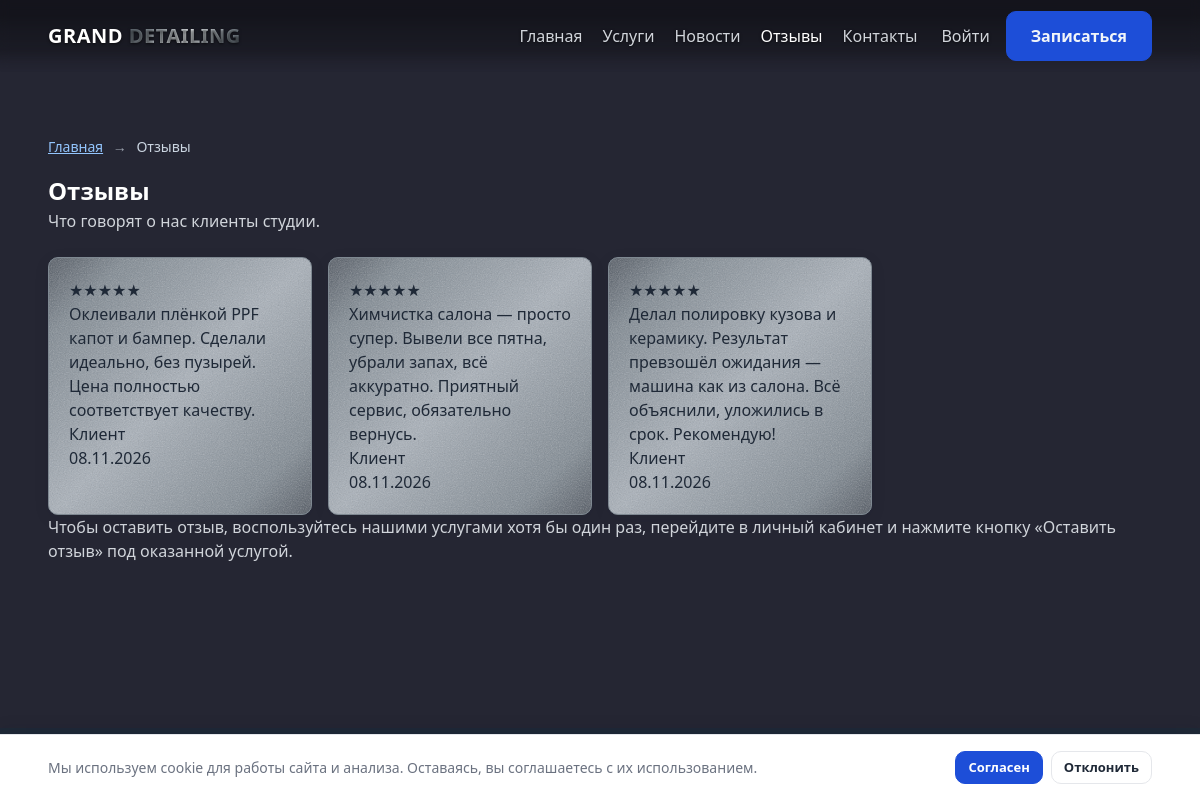
The app's page /reviews with its own data.
### tables this page shows
CREATE TABLE reviews (
    id           INT UNSIGNED     NOT NULL AUTO_INCREMENT,
    user_id      INT UNSIGNED     NULL,
    booking_id   INT UNSIGNED     NULL,
    rating       TINYINT UNSIGNED NOT NULL DEFAULT 5,
    text         TEXT             NULL,
    is_published TINYINT(1)       NOT NULL DEFAULT 0,
    created_at   DATETIME         NOT NULL DEFAULT CURRENT_TIMESTAMP,
    PRIMARY KEY (id),
    KEY idx_reviews_published (is_published),
    KEY idx_reviews_user (user_id),
    KEY idx_reviews_booking (booking_id),
    CONSTRAINT fk_reviews_user FOREIGN KEY (user_id) REFERENCES users (id) ON DELETE SET NULL,
    CONSTRAINT fk_reviews_booking FOREIGN KEY (booking_id) REFERENCES bookings (id) ON DELETE SET NULL
);

### src/Core/View.php (called while the page is built, shortened)
<?php
class View
{
    public static function render(string $view, array $data = []): void
    {
        extract($data, EXTR_SKIP);
        $view = basename($view);
        $viewFile = BASE_PATH . '/views/' . $view . '.php';
        require BASE_PATH . '/views/layout/header.php';
        require $viewFile;
        require BASE_PATH . '/views/layout/footer.php';
    }
}

### src/Controller/ReviewController.php (called while the page is built, shortened)
<?php
class ReviewController
{
    public function index(): void
    {
        $reviews = Review::published();
        View::render('reviews', [
            'title' => 'Отзывы',
            'reviews' => $reviews,
        ]);
    }
}

### public/index.php (called while the page is built, shortened)
<?php
require BASE_PATH . '/src/bootstrap.php';
$router = new Router();
$router->get('/', [HomeController::class, 'index']);
$router->get('/services', [ServiceController::class, 'index']);
$router->get('/services/{slug}', [ServiceController::class, 'show']);
$router->get('/booking', [BookingController::class, 'show']);
$router->post('/booking', [BookingController::class, 'store']);
$router->get('/booking/success', [BookingController::class, 'success']);
$router->get('/contacts', [ContactController::class, 'index']);
$router->post('/contacts', [ContactController::class, 'store']);
$router->get('/reviews', [ReviewController::class, 'index']);
$router->get('/reviews/create', [ReviewController::class, 'create']);
$router->post('/reviews', [ReviewController::class, 'store']);
$router->get('/news', [NewsController::class, 'index']);
$router->get('/sitemap.xml', [SitemapController::class, 'index']);
$router->get('/robots.txt', [RobotsController::class, 'index']);
$router->get('/register', [AuthController::class, 'showRegister']);
$router->post('/register', [AuthController::class, 'register']);
$router->get('/login', [AuthController::class, 'showLogin']);
$router->post('/login', [AuthController::class, 'login']);
$router->post('/logout', [AuthController::class, 'logout']);
$router->get('/cabinet', [CabinetController::class, 'index']);
$router->get('/cabinet/cars', [CabinetController::class, 'cars']);
$router->post('/cabinet/cars', [CabinetController::class, 'storeCar']);
$router->get('/cabinet/profile', [CabinetController::class, 'profile']);
$router->get('/cabinet/security', [CabinetController::class, 'security']);
$router->post('/cabinet/security/phone', [CabinetController::class, 'updatePhone']);
$router->post('/cabinet/security/email', [CabinetController::class, 'updateEmail']);
$router->post('/cabinet/security/password', [CabinetController::class, 'updatePassword']);
$router->get('/cabinet/security/password-change', [CabinetController::class, 'forcePasswordChangeForm']);
$router->post('/cabinet/security/password-change', [CabinetController::class, 'forcePasswordChange']);
$router->get('/admin', [AdminController::class, 'dashboard']);
$router->get('/admin/dashboard/income', [AdminController::class, 'income']);
$router->get('/admin/bookings', [AdminController::class, 'bookings']);
$router->get('/admin/bookings/create', [AdminController::class, 'createBooking']);
$router->post('/admin/bookings', [AdminController::class, 'storeBooking']);
$router->post('/admin/bookings/{id}/status', [AdminController::class, 'updateStatus']);
$router->post('/admin/bookings/{id}/create-client', [AdminController::class, 'createClient']);
$router->post('/admin/bookings/{id}/link-existing', [AdminController::class, 'confirmLink']);
$router->post('/admin/bookings/{id}/take', [AdminController::class, 'takeBooking']);
$router->post('/admin/bookings/{id}/assign', [AdminController::class, 'assignMaster']);
$router->post('/admin/bookings/{id}/delete', [AdminController::class, 'deleteBooking']);
$router->get('/admin/services', [AdminServiceController::class, 'index']);
$router->get('/admin/services/create', [AdminServiceController::class, 'create']);
$router->post('/admin/services', [AdminServiceController::class, 'store']);
$router->get('/admin/services/{id}/edit', [AdminServiceController::class, 'edit']);
$router->post('/admin/services/{id}', [AdminServiceController::class, 'update']);
$router->post('/admin/services/{id}/toggle', [AdminServiceController::class, 'toggle']);
$router->get('/admin/reviews', [AdminReviewController::class, 'index']);
$router->post('/admin/reviews/{id}/toggle', [AdminReviewController::class, 'toggle']);
$router->get('/admin/posts', [AdminPostController::class, 'index']);
$router->post('/admin/posts', [AdminPostController::class, 'store']);
$router->post('/admin/posts/{id}/toggle', [AdminPostController::class, 'toggle']);
$router->post('/admin/posts/{id}/delete', [AdminPostController::class, 'delete']);
$router->get('/admin/messages', [AdminMessageController::class, 'index']);
$router->post('/admin/messages/{id}/read', [AdminMessageController::class, 'markRead']);
$router->get('/admin/masters', [AdminMasterController::class, 'index']);
$router->get('/admin/masters/create', [AdminMasterController::class, 'create']);
$router->post('/admin/masters', [AdminMasterController::class, 'store']);
$router->get('/admin/masters/{id}/edit', [AdminMasterController::class, 'edit']);
$router->post('/admin/masters/{id}/update', [AdminMasterController::class, 'update']);
$router->get('/admin/clients', [AdminClientController::class, 'index']);
$router->post('/admin/clients/{id}/delete', [AdminClientController::class, 'delete']);
$router->post('/admin/clients/{id}/verify', [AdminClientController::class, 'verify']);
$router->get('/admin/settings', [AdminSettingsController::class, 'index']);
$router->post('/admin/settings', [AdminSettingsController::class, 'store']);
$router->get('/admin/audit', [AdminAuditController::class, 'index']);
$router->dispatch(
    $_SERVER['REQUEST_METHOD'],
    parse_url($_SERVER['REQUEST_URI'], PHP_URL_PATH) ?: '/'
);

### src/bootstrap.php (called while the page is built, shortened)
<?php
require_once BASE_PATH . '/src/helpers.php';
spl_autoload_register(function (string $class): void {
    $prefix = 'App\\';
    if (str_starts_with($class, $prefix)) {
        $relative = str_replace('\\', '/', substr($class, strlen($prefix)));
        $file = BASE_PATH . '/src/' . $relative . '.php';
    }
});

### src/helpers.php (called while the page is built, shortened)
<?php
function config(string $key, mixed $default = null): mixed
{
    static $config = null;
    if ($config === null) {
        $config = require BASE_PATH . '/config/config.php';
    }
    $value = $config;
    foreach (explode('.', $key) as $segment) {
        if (!is_array($value) || !array_key_exists($segment, $value)) {
            return $default;
        }
        $value = $value[$segment];
    }
    return $value;
}
function e(mixed $value): string
{
    return htmlspecialchars((string) $value, ENT_QUOTES, 'UTF-8');
}

### src/Core/Database.php (called while the page is built, shortened)
<?php
class Database
{
    private static ?PDO $pdo = null;
    public static function connection(): PDO
    {
        if (self::$pdo === null) {
            $db = config('db');
            $dsn = 'mysql:host=' . $db['host'];
            $dsn .= ';dbname=' . $db['name'] . ';charset=' . $db['charset'];
            self::$pdo = new PDO($dsn, $db['user'], $db['pass'], [
                PDO::ATTR_ERRMODE => PDO::ERRMODE_EXCEPTION,
                PDO::ATTR_DEFAULT_FETCH_MODE => PDO::FETCH_ASSOC,
                PDO::ATTR_EMULATE_PREPARES => false,
            ]);
        }
        return self::$pdo;
    }
}

### src/Model/Review.php (called while the page is built, shortened)
<?php
class Review extends Model
{
    public static function published(): array
    {
        $stmt = Database::connection()->query(
            'SELECT r.*, u.name AS user_name
             FROM reviews r
             LEFT JOIN users u ON u.id = r.user_id
             WHERE r.is_published = 1
             ORDER BY r.created_at DESC, r.id DESC'
        );
        return $stmt->fetchAll();
    }
}

### views/reviews.php (the view, shortened to what this page needs)
<section class="section">
    <div class="container">
        <?php require BASE_PATH . '/views/partials/breadcrumbs.php'; ?>
        <h1>Отзывы</h1>
        <p class="lead">Что говорят о нас клиенты студии.</p>
        <?php if (empty($reviews)): ?>
            <p>Отзывов пока нет</p>
        <?php else: ?>
            <div class="cards">
                <?php foreach ($reviews as $review): ?>
                    <?php
                        $rating = (int)($review['rating'] ?? 0);
                        $stars = str_repeat('★', min(5, max(0, $rating))) . str_repeat('☆', max(0, 5 - $rating));
                        $author = !empty($review['user_name']) ? $review['user_name'] : 'Клиент';
                        $createdAt = (string)($review['created_at'] ?? '');
                        $ts = $createdAt !== '' ? strtotime($createdAt) : false;
                        $reviewDate = $ts !== false ? date('d.m.Y', $ts) : '—';
                    ?>
                    <div class="card">
                        <p class="stars" aria-label="Оценка <?= (int) $rating ?> из 5"><span aria-hidden="true"><?= e($stars) ?></span></p>
                        <p><?= e((string)($review['text'] ?? '')) ?></p>
                        <p class="review-author"><?= e($author) ?></p>
                        <p class="review-date"><?= e($reviewDate) ?></p>
                    </div>
                <?php endforeach; ?>
            </div>
        <?php endif; ?>
        <p class="lead">Чтобы оставить отзыв, воспользуйтесь нашими услугами хотя бы один раз, перейдите в личный кабинет и нажмите кнопку «Оставить отзыв» под оказанной услугой.</p>
    </div>
</section>

### src/Core/Router.php (shortened to what this page needs)
<?php
class Router
{
    private array $routes = [];
    public function get(string $path, array $handler): void
    {
        $this->routes['GET'][$path] = $handler;
    }
    public function post(string $path, array $handler): void
    {
        $this->routes['POST'][$path] = $handler;
    }
    public function dispatch(string $method, string $uri): void
    {
        $method = strtoupper($method);
        $uri = rtrim($uri, '/');
        foreach ($this->routes[$method] ?? [] as $path => $handler) {
            $pattern = preg_replace('#\{([a-zA-Z_]+)\}#', '(?P<$1>[^/]+)', $path);
            $pattern = '#^' . $pattern . '$#';
            if (preg_match($pattern, $uri, $matches)) {
                $params = array_filter($matches, 'is_string', ARRAY_FILTER_USE_KEY);
                $this->call($handler, array_values($params));
                return;
            }
        }
    }
    private function call(array $handler, array $params): void
    {
        [$class, $method] = $handler;
        (new $class())->{$method}(...$params);
    }
}

### public/assets/css/style.css (style rules this page uses)
:root { --graphite: #252633; --gold: #7E8891; --blue: #1D4ED8; --bg: #FFFFFF; --bg-muted: #F1F5F9; --text: #1F2937; --text-muted: #6B7280; --border: #E5E7EB; --radius: 10px; --shadow: 0 4px 16px rgba(15, 23, 42, 0.08); }
* { box-sizing: border-box; margin: 0; padding: 0; }
body { font-family: "Segoe UI", Arial, sans-serif; color: var(--text); background: #252633; line-height: 1.5; font-size: 16px; }
.container { width: min(1140px, 92%); margin: 0 auto; }
.section { padding: 64px 0; }
.cards { display: grid; grid-template-columns: repeat(auto-fill, minmax(220px, 1fr)); gap: 16px; }
.card { background-color: #7e8891; background-size: 160px 160px, auto; border: 1px solid #7e8891; border-radius: var(--radius); padding: 20px; box-shadow: var(--shadow); position: relative; }
.lead { color: var(--text-muted); margin-bottom: 24px; }
.site-main h1, .site-main h2 { color: #fff; }
.site-main .lead { color: #d1d5db; }
.site-main .card, .site-main .features li, .site-main .booking-steps li, .site-main .service-card, .site-main .calculator-service, .site-main .option { color: var(--text); }
body:not(.admin-body) { min-height: 100vh; display: flex; flex-direction: column; }

### records on screen
reviews: rating "★★★★★", text "Оклеивали плёнкой PPF капот и бампер. Сделали идеально, без пузырей. Цена полностью соответствует качеству.", author "Клиент", created_at "08.11.2026"
reviews: rating "★★★★★", text "Химчистка салона — просто супер. Вывели все пятна, убрали запах, всё аккуратно. Приятный сервис, обязательно вернусь.", author "Клиент", created_at "08.11.2026"
reviews: rating "★★★★★", text "Делал полировку кузова и керамику. Результат превзошёл ожидания — машина как из салона. Всё объяснили, уложились в срок. Рекомендую!", author "Клиент", created_at "08.11.2026"

### other values on screen
$crumb['label'] "Отзывы"
